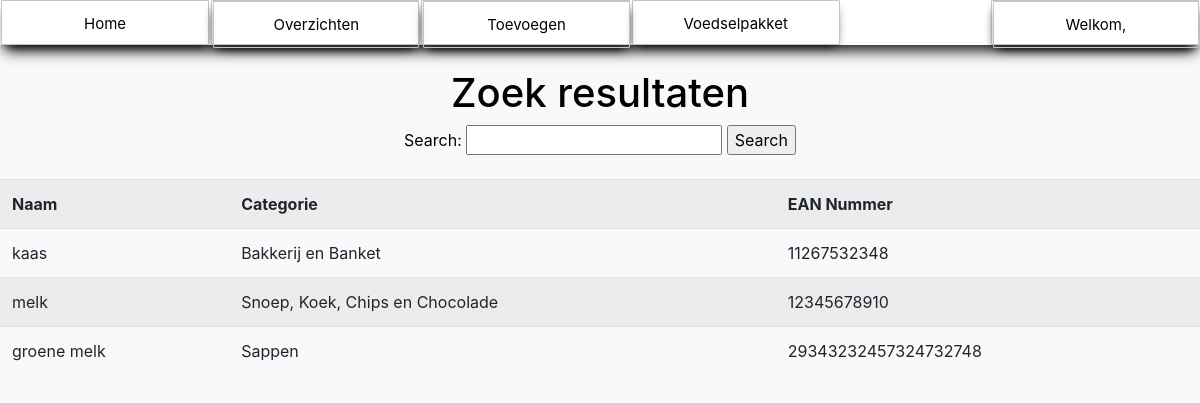
Page /search.php (signed in) on the committed database.
### tables this page shows
CREATE TABLE `producten` (
  `id` int(11) NOT NULL,
  `naam` varchar(255) NOT NULL,
  `beschrijving` varchar(100) NOT NULL,
  `categorie` varchar(500) NOT NULL,
  `voorraad` int(11) NOT NULL,
  `EAN_Nummer` varchar(255) NOT NULL
);

### search.php (the view, shortened to what this page needs)
<!DOCTYPE html>
<html lang="en">
<head>
    <link href="https://stackpath.bootstrapcdn.com/bootstrap/4.5.0/css/bootstrap.min.css" rel="stylesheet">
</head>
<body class="bg-light">
    <?php
        include "navigation.php";
        if (isset($_SESSION['loggedin']) && $_SESSION['loggedin'] == true) {
    ?>
    <br>
    <CENTER><h1 style="color: black;">Zoek resultaten</h1>
    <form method="GET" action="search.php">
    Search: <input type="text" name="query">
    <input type="submit" value="Search">
    <div class="table-responsive mt-4">
        <table class="table table-striped">
        <tr>
            <th>Naam</th>
            <th>Categorie</th>
            <th>EAN Nummer</th>
        </tr>
        <?php
        include 'config.php';
        $query = "%".$_GET['query']."%";
        try {
            $sql = "SELECT * FROM producten WHERE naam LIKE :query OR categorie LIKE :query OR EAN_Nummer = :query";
            $stmt = $conn->prepare($sql);
            $stmt->bindParam(':query', $query);
            $stmt->execute();
            $results = $stmt->fetchAll(PDO::FETCH_ASSOC);
            if (count($results) > 0) {
                foreach ($results as $row) {
                    echo "<tr>";
                    echo "<td>" . $row['naam'] . "</td>";
                    echo "<td>" . $row['categorie'] . "</td>";
                    echo "<td>" . $row['EAN_Nummer'] . "</td>";
                    echo "</tr>";
                }
            } else {
                echo "<tr><td colspan='3'>Geen resultaten gevonden</td></tr>";
            }
        } catch (PDOException $e) {
            echo "Query failed: " . $e->getMessage();
        }
        ?>
        </table>
    </div>
</body>
</html>
<?php
        }
?>

### navigation.css (style rules this page uses)
body { color: white; padding: 0; margin: 0; }

### search.php (style rules this page uses)
.bg-light { color: black; }

### rows in the picture
producten: naam "kaas", categorie "Bakkerij en Banket", EAN_Nummer "11267532348"
producten: naam "melk", categorie "Snoep, Koek, Chips en Chocolade", EAN_Nummer "12345678910"
producten: naam "groene melk", categorie "Sappen", EAN_Nummer "29343232457324732748"
